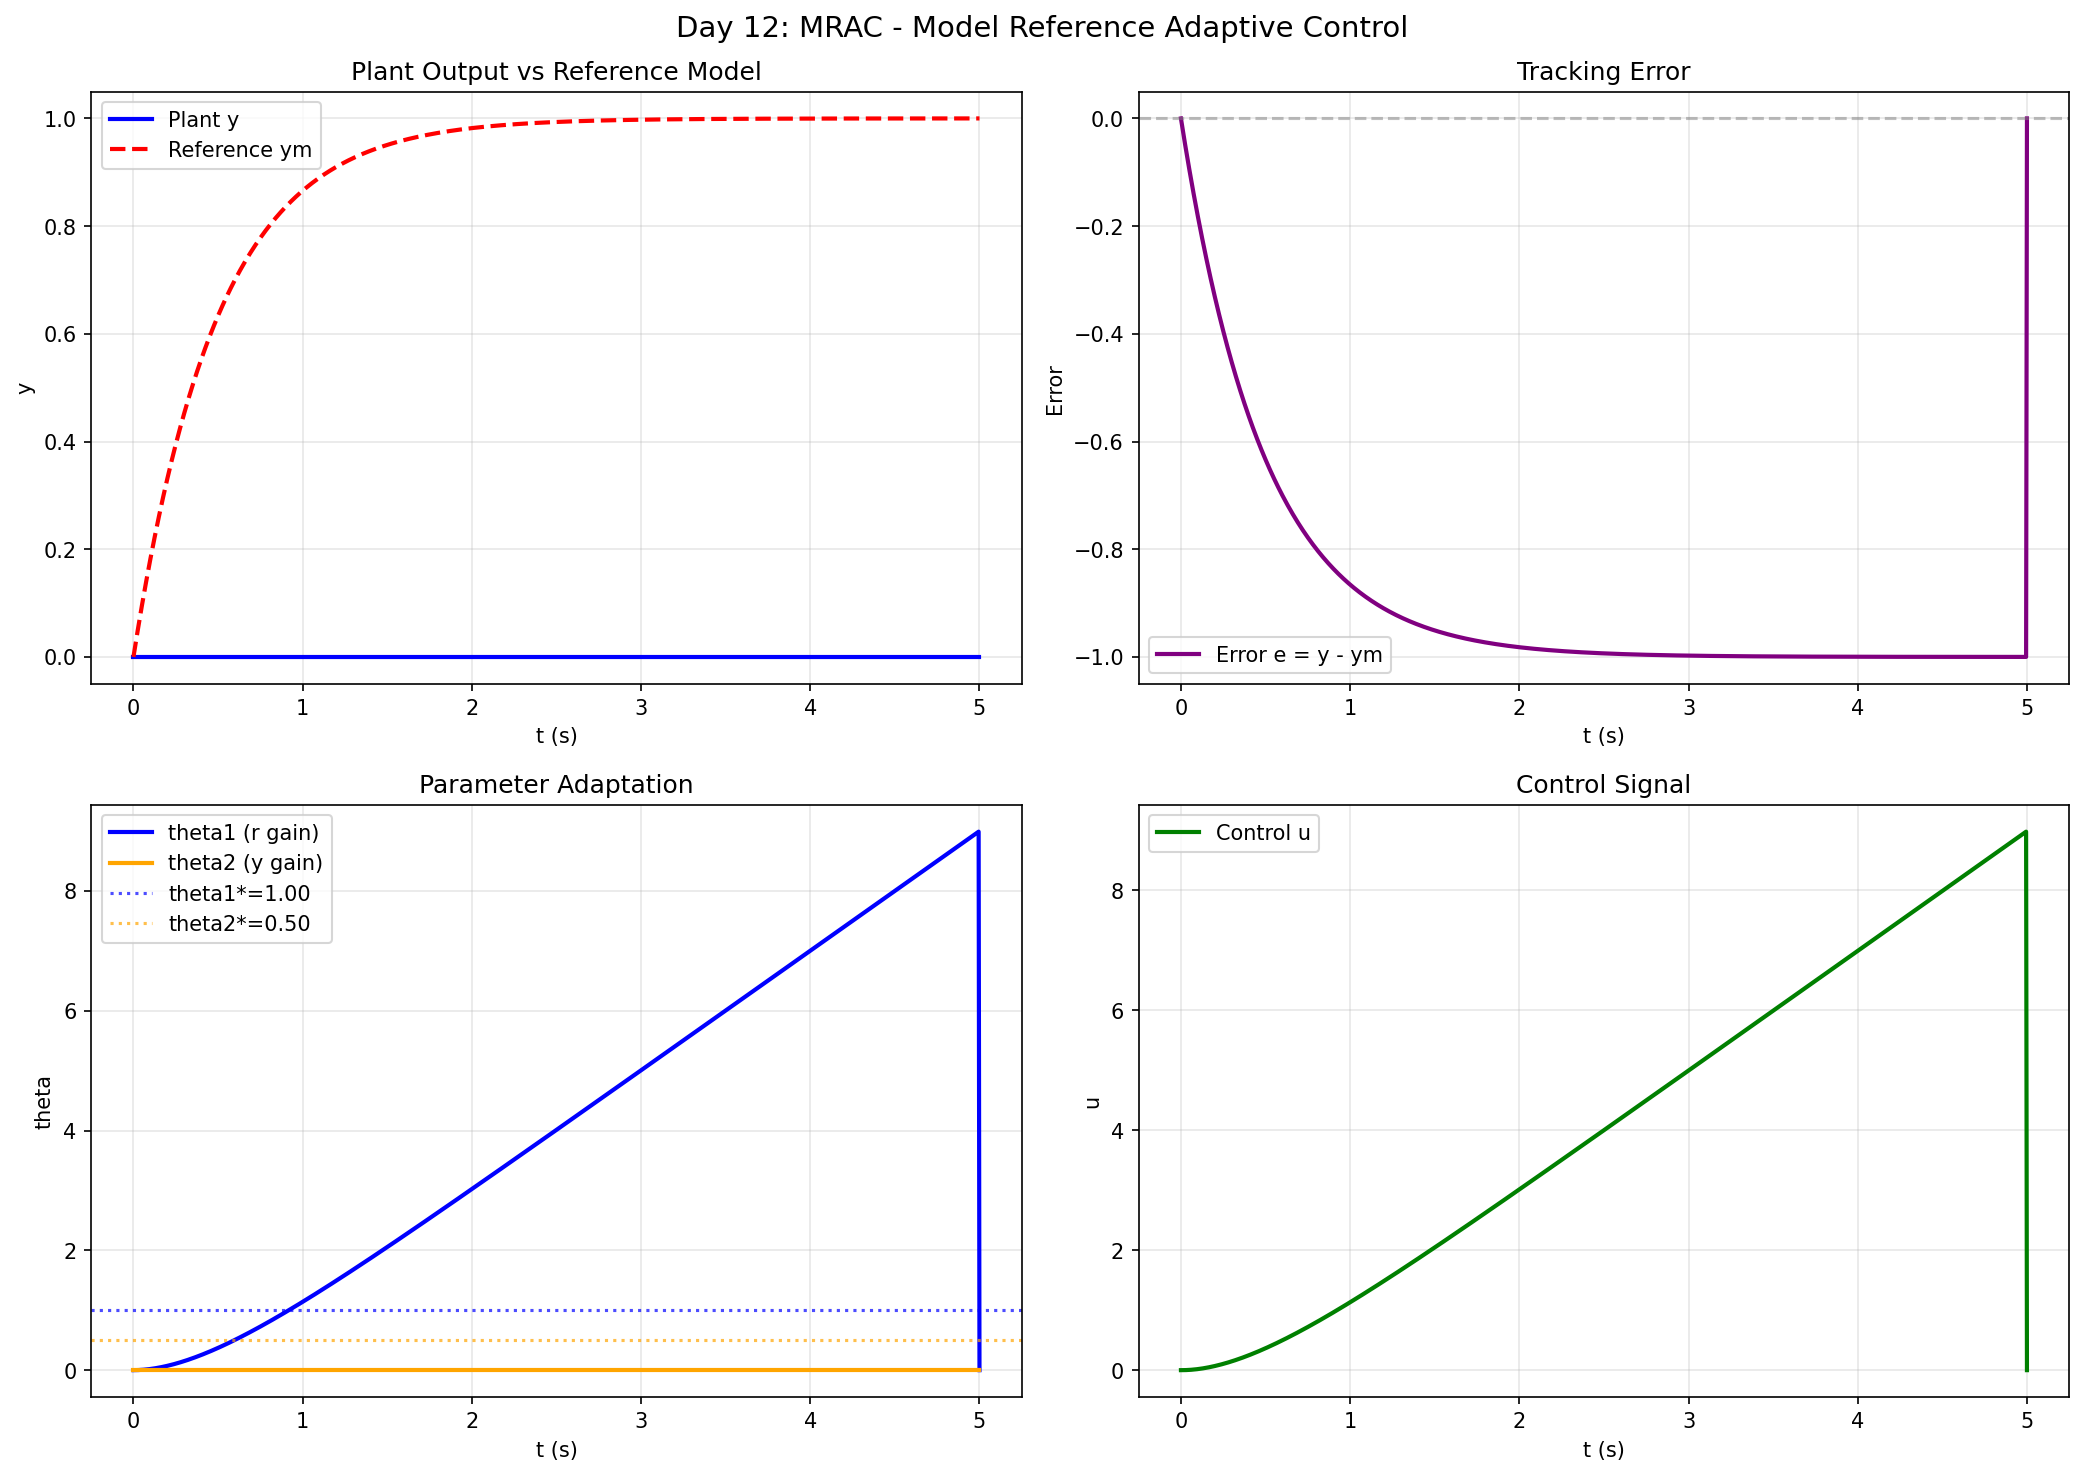

This chart was generated by the following Python code:
import numpy as np
import matplotlib
matplotlib.use('Agg')
import matplotlib.pyplot as plt

print("=" * 60)
print("Day 12: Model Reference Adaptive Control (MRAC)")
print("=" * 60)

# ===== MRAC Concept =====
# Plant: y = Gp(s) * u  (unknown)
# Reference Model: ym = Gm(s) * r
# Controller adjusts its parameters to make y -> ym
#
# MIT Rule: d_theta/dt = -gamma * e * phi
# where phi = partial(ym)/partial(theta)

print("""
MRAC: Model Reference Adaptive Control

Key Idea:
  - Plant parameters UNKNOWN (e.g., unknown mass, friction)
  - Reference Model: desired behavior (how should y respond?)
  - Controller adapts its gains to make plant match reference

Architecture:
  Plant (unknown) --y--> error
                    ^
                    |
  Controller --u----+
      ^
      |
  Reference Model --ym--> e = y - ym --> MIT Rule --> theta_dot

MIT Rule:
  theta_dot = -gamma * e * phi
  (theta = controller parameter, phi = regression vector, gamma = adaptation rate)

Properties:
  - Works for plants with unknown parameters
  - gamma too small -> too slow adaptation
  - gamma too large -> oscillations / instability
""")

# ===== Simple MRAC Simulation =====
# 1st order plant: y_dot = -a*y + b*u  (a, b unknown)
# Reference model: ym_dot = -am*ym + bm*r
# Controller: u = theta1*r + theta2*y

a_true = 1.0   # unknown plant parameter
b_true = 2.0   # unknown plant parameter
am = 2.0       # desired model
bm = 2.0

gamma = 2.0     # adaptation rate

T = 5.0
dt = 0.005
N = int(T / dt)
t = np.linspace(0, T, N)

# Initial parameter estimates
theta1 = 0.0
theta2 = 0.0

y = np.zeros(N)
ym = np.zeros(N)
e = np.zeros(N)
u = np.zeros(N)
theta1_hist = np.zeros(N)
theta2_hist = np.zeros(N)

y[0] = 0.0
ym[0] = 0.0

# Reference input: step
r = np.ones(N)

for i in range(N-1):
    # Reference model
    ym_dot = -am * ym[i] + bm * r[i]
    ym[i+1] = ym[i] + ym_dot * dt
    
    # Plant (with unknown a, b)
    y_dot = -a_true * y[i] + b_true * u[i]
    y[i+1] = y[i] + y_dot * dt
    
    # Tracking error
    e[i] = y[i] - ym[i]
    
    # MRAC control law
    u[i] = theta1 * r[i] + theta2 * y[i]
    
    # MIT rule: parameter update
    # For u = theta1*r + theta2*y, phi = [r, y]
    theta1_dot = -gamma * e[i] * r[i]
    theta2_dot = -gamma * e[i] * y[i]
    theta1 = theta1 + theta1_dot * dt
    theta2 = theta2 + theta2_dot * dt
    
    theta1_hist[i] = theta1
    theta2_hist[i] = theta2

print(f"\n===== MRAC Results =====")
print(f"Final theta1: {theta1:.3f} (theoretical: {bm/b_true:.3f})")
print(f"Final theta2: {theta2:.3f} (theoretical: {(am - a_true)/b_true:.3f})")
print(f"Final error: {e[-1]:.4f}")

# ===== Plot =====
fig, axes = plt.subplots(2, 2, figsize=(14, 10))
fig.suptitle('Day 12: MRAC - Model Reference Adaptive Control', fontsize=14)

ax = axes[0, 0]
ax.plot(t, y, 'b-', lw=2, label='Plant y')
ax.plot(t, ym, 'r--', lw=2, label='Reference ym')
ax.set_xlabel('t (s)')
ax.set_ylabel('y')
ax.set_title('Plant Output vs Reference Model')
ax.legend()
ax.grid(True, alpha=0.3)

ax = axes[0, 1]
ax.plot(t, e, 'purple', lw=2, label='Error e = y - ym')
ax.axhline(y=0, color='gray', ls='--', alpha=0.5)
ax.set_xlabel('t (s)')
ax.set_ylabel('Error')
ax.set_title('Tracking Error')
ax.legend()
ax.grid(True, alpha=0.3)

ax = axes[1, 0]
ax.plot(t, theta1_hist, 'b-', lw=2, label='theta1 (r gain)')
ax.plot(t, theta2_hist, 'orange', lw=2, label='theta2 (y gain)')
ax.axhline(y=bm/b_true, color='blue', ls=':', alpha=0.7, label=f'theta1*={bm/b_true:.2f}')
ax.axhline(y=(am-a_true)/b_true, color='orange', ls=':', alpha=0.7, label=f'theta2*={(am-a_true)/b_true:.2f}')
ax.set_xlabel('t (s)')
ax.set_ylabel('theta')
ax.set_title('Parameter Adaptation')
ax.legend()
ax.grid(True, alpha=0.3)

ax = axes[1, 1]
ax.plot(t, u, 'green', lw=2, label='Control u')
ax.set_xlabel('t (s)')
ax.set_ylabel('u')
ax.set_title('Control Signal')
ax.legend()
ax.grid(True, alpha=0.3)

plt.tight_layout()
plt.savefig('C:/Users\WUccc/.openclaw/workspace/notes/工程控制论/code/day12_mrac.png', dpi=150, bbox_inches='tight')
print("\nFigure saved!")

print("\n" + "=" * 60)
print("MRAC Summary")
print("=" * 60)
print(f"""
MRAC vs Previous Methods:

LQR:        Needs exact A, B matrices
Kalman:     Needs exact A, B, C, Q, R
MRAC:        Learns parameters ONLINE (no prior knowledge)

Key Formula:
  theta_dot = -gamma * e * phi
  (MIT Rule)

Gamma Effect:
  gamma large -> fast adaptation, but risk of oscillations
  gamma small -> stable, but slow convergence
""")
